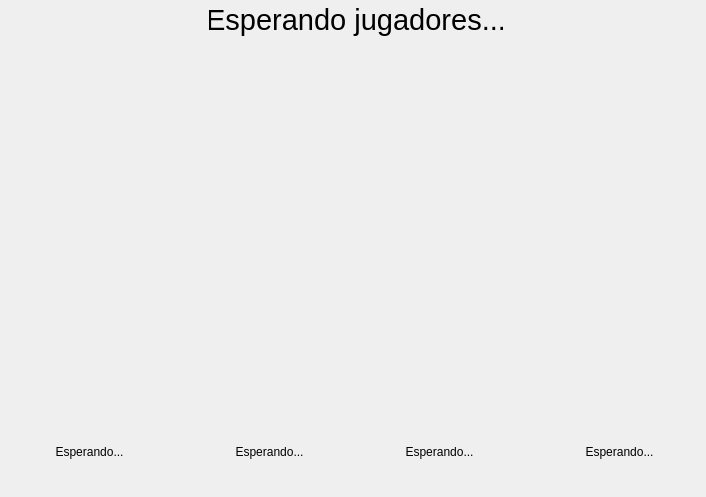
<?xml version="1.0" encoding="UTF-8"?>
<ui version="4.0">
 <class>sala_espera4</class>
 <widget class="QWidget" name="sala_espera4">
  <property name="geometry">
   <rect>
    <x>0</x>
    <y>0</y>
    <width>706</width>
    <height>497</height>
   </rect>
  </property>
  <property name="minimumSize">
   <size>
    <width>706</width>
    <height>497</height>
   </size>
  </property>
  <property name="maximumSize">
   <size>
    <width>706</width>
    <height>497</height>
   </size>
  </property>
  <widget class="QWidget" name="verticalLayoutWidget">
   <property name="geometry">
    <rect>
     <x>-1</x>
     <y>0</y>
     <width>711</width>
     <height>501</height>
    </rect>
   </property>
   <layout class="QVBoxLayout" name="verticalLayout">
    <item>
     <widget class="QWidget" name="widget_5" native="true">
      <property name="maximumSize">
       <size>
        <width>16777215</width>
        <height>70</height>
       </size>
      </property>
      <widget class="QLabel" name="EspJugLabel">
       <property name="geometry">
        <rect>
         <x>210</x>
         <y>0</y>
         <width>294</width>
         <height>39</height>
        </rect>
       </property>
       <property name="maximumSize">
        <size>
         <width>600</width>
         <height>50</height>
        </size>
       </property>
       <property name="font">
        <font>
         <pointsize>22</pointsize>
        </font>
       </property>
       <property name="cursor">
        <cursorShape>ArrowCursor</cursorShape>
       </property>
       <property name="text">
        <string>Esperando jugadores...</string>
       </property>
       <property name="alignment">
        <set>Qt::AlignCenter</set>
       </property>
      </widget>
      <widget class="QLabel" name="label_2">
       <property name="geometry">
        <rect>
         <x>291</x>
         <y>50</y>
         <width>121</width>
         <height>20</height>
        </rect>
       </property>
       <property name="font">
        <font>
         <pointsize>14</pointsize>
        </font>
       </property>
       <property name="text">
        <string/>
       </property>
      </widget>
     </widget>
    </item>
    <item>
     <widget class="QWidget" name="widget_7" native="true">
      <widget class="QWidget" name="layoutWidget">
       <property name="geometry">
        <rect>
         <x>0</x>
         <y>10</y>
         <width>709</width>
         <height>331</height>
        </rect>
       </property>
       <layout class="QHBoxLayout" name="horizontalLayout_2">
        <item>
         <widget class="QLabel" name="label_12">
          <property name="maximumSize">
           <size>
            <width>10</width>
            <height>100</height>
           </size>
          </property>
          <property name="text">
           <string/>
          </property>
         </widget>
        </item>
        <item>
         <widget class="QWidget" name="widget_3" native="true">
          <property name="maximumSize">
           <size>
            <width>200</width>
            <height>360</height>
           </size>
          </property>
          <property name="styleSheet">
           <string notr="true">background-color: rgba(191, 64, 64, 0);
border-color: rgb(0, 0, 0);</string>
          </property>
          <widget class="QLabel" name="dorso1_label">
           <property name="geometry">
            <rect>
             <x>0</x>
             <y>0</y>
             <width>152</width>
             <height>315</height>
            </rect>
           </property>
           <property name="autoFillBackground">
            <bool>false</bool>
           </property>
           <property name="styleSheet">
            <string notr="true">background-color: rgba(191, 64, 64, 0);</string>
           </property>
           <property name="text">
            <string/>
           </property>
           <property name="pixmap">
            <pixmap resource="../Imagenes/imagenes.qrc">:/cartas/cartas1/dorso.png</pixmap>
           </property>
           <property name="scaledContents">
            <bool>true</bool>
           </property>
          </widget>
         </widget>
        </item>
        <item>
         <widget class="QLabel" name="label_11">
          <property name="maximumSize">
           <size>
            <width>10</width>
            <height>100</height>
           </size>
          </property>
          <property name="text">
           <string/>
          </property>
         </widget>
        </item>
        <item>
         <widget class="QWidget" name="widget_2" native="true">
          <property name="maximumSize">
           <size>
            <width>231</width>
            <height>360</height>
           </size>
          </property>
          <property name="styleSheet">
           <string notr="true">background-color: rgb(222, 221, 218);
background-color: rgba(191, 64, 64, 0);
border-color: rgb(0, 0, 0);</string>
          </property>
          <widget class="QLabel" name="dorso2_label">
           <property name="geometry">
            <rect>
             <x>0</x>
             <y>0</y>
             <width>152</width>
             <height>315</height>
            </rect>
           </property>
           <property name="autoFillBackground">
            <bool>false</bool>
           </property>
           <property name="styleSheet">
            <string notr="true">background-color: rgba(191, 64, 64, 0);</string>
           </property>
           <property name="text">
            <string/>
           </property>
           <property name="pixmap">
            <pixmap resource="../Imagenes/imagenes.qrc">:/cartas/cartas1/dorso.png</pixmap>
           </property>
           <property name="scaledContents">
            <bool>true</bool>
           </property>
          </widget>
         </widget>
        </item>
        <item>
         <widget class="QLabel" name="label_13">
          <property name="maximumSize">
           <size>
            <width>10</width>
            <height>100</height>
           </size>
          </property>
          <property name="text">
           <string/>
          </property>
         </widget>
        </item>
        <item>
         <widget class="QWidget" name="widget_4" native="true">
          <property name="maximumSize">
           <size>
            <width>231</width>
            <height>360</height>
           </size>
          </property>
          <property name="styleSheet">
           <string notr="true">background-color: rgba(191, 64, 64, 0);
border-color: rgb(0, 0, 0);</string>
          </property>
          <widget class="QLabel" name="dorso3_label">
           <property name="geometry">
            <rect>
             <x>0</x>
             <y>0</y>
             <width>152</width>
             <height>315</height>
            </rect>
           </property>
           <property name="minimumSize">
            <size>
             <width>152</width>
             <height>315</height>
            </size>
           </property>
           <property name="maximumSize">
            <size>
             <width>152</width>
             <height>315</height>
            </size>
           </property>
           <property name="autoFillBackground">
            <bool>false</bool>
           </property>
           <property name="styleSheet">
            <string notr="true">background-color: rgba(191, 64, 64, 0);</string>
           </property>
           <property name="text">
            <string/>
           </property>
           <property name="pixmap">
            <pixmap resource="../Imagenes/imagenes.qrc">:/cartas/cartas1/dorso.png</pixmap>
           </property>
           <property name="scaledContents">
            <bool>true</bool>
           </property>
          </widget>
         </widget>
        </item>
        <item>
         <widget class="QLabel" name="label_14">
          <property name="maximumSize">
           <size>
            <width>10</width>
            <height>100</height>
           </size>
          </property>
          <property name="text">
           <string/>
          </property>
         </widget>
        </item>
        <item>
         <widget class="QWidget" name="widget" native="true">
          <property name="maximumSize">
           <size>
            <width>231</width>
            <height>360</height>
           </size>
          </property>
          <property name="styleSheet">
           <string notr="true">background-color: rgba(191, 64, 64, 0);
border-color: rgb(0, 0, 0);</string>
          </property>
          <widget class="QLabel" name="dorso4_label">
           <property name="geometry">
            <rect>
             <x>0</x>
             <y>0</y>
             <width>152</width>
             <height>315</height>
            </rect>
           </property>
           <property name="autoFillBackground">
            <bool>false</bool>
           </property>
           <property name="styleSheet">
            <string notr="true">background-color: rgba(191, 64, 64, 0);</string>
           </property>
           <property name="text">
            <string/>
           </property>
           <property name="pixmap">
            <pixmap resource="../Imagenes/imagenes.qrc">:/cartas/cartas1/dorso.png</pixmap>
           </property>
           <property name="scaledContents">
            <bool>true</bool>
           </property>
          </widget>
         </widget>
        </item>
        <item>
         <widget class="QLabel" name="label_15">
          <property name="maximumSize">
           <size>
            <width>10</width>
            <height>100</height>
           </size>
          </property>
          <property name="text">
           <string/>
          </property>
         </widget>
        </item>
       </layout>
      </widget>
     </widget>
    </item>
    <item>
     <widget class="QWidget" name="widget_6" native="true">
      <property name="maximumSize">
       <size>
        <width>709</width>
        <height>75</height>
       </size>
      </property>
      <widget class="QLabel" name="j1_label">
       <property name="geometry">
        <rect>
         <x>20</x>
         <y>0</y>
         <width>141</width>
         <height>51</height>
        </rect>
       </property>
       <property name="text">
        <string>Esperando...</string>
       </property>
       <property name="alignment">
        <set>Qt::AlignCenter</set>
       </property>
      </widget>
      <widget class="QLabel" name="j2_label">
       <property name="geometry">
        <rect>
         <x>200</x>
         <y>0</y>
         <width>141</width>
         <height>51</height>
        </rect>
       </property>
       <property name="text">
        <string>Esperando...</string>
       </property>
       <property name="alignment">
        <set>Qt::AlignCenter</set>
       </property>
      </widget>
      <widget class="QLabel" name="j3_label">
       <property name="geometry">
        <rect>
         <x>370</x>
         <y>0</y>
         <width>141</width>
         <height>51</height>
        </rect>
       </property>
       <property name="text">
        <string>Esperando...</string>
       </property>
       <property name="alignment">
        <set>Qt::AlignCenter</set>
       </property>
      </widget>
      <widget class="QLabel" name="j4_label">
       <property name="geometry">
        <rect>
         <x>550</x>
         <y>0</y>
         <width>141</width>
         <height>51</height>
        </rect>
       </property>
       <property name="text">
        <string>Esperando...</string>
       </property>
       <property name="alignment">
        <set>Qt::AlignCenter</set>
       </property>
      </widget>
     </widget>
    </item>
   </layout>
  </widget>
  <widget class="QLabel" name="label">
   <property name="geometry">
    <rect>
     <x>-125</x>
     <y>-94</y>
     <width>841</width>
     <height>601</height>
    </rect>
   </property>
   <property name="text">
    <string/>
   </property>
   <property name="pixmap">
    <pixmap resource="../Imagenes/imagenes.qrc">:/logo/Tapete_verde.jpg</pixmap>
   </property>
  </widget>
  <zorder>label</zorder>
  <zorder>verticalLayoutWidget</zorder>
 </widget>
 <resources>
  <include location="../Imagenes/imagenes.qrc"/>
 </resources>
 <connections/>
</ui>
